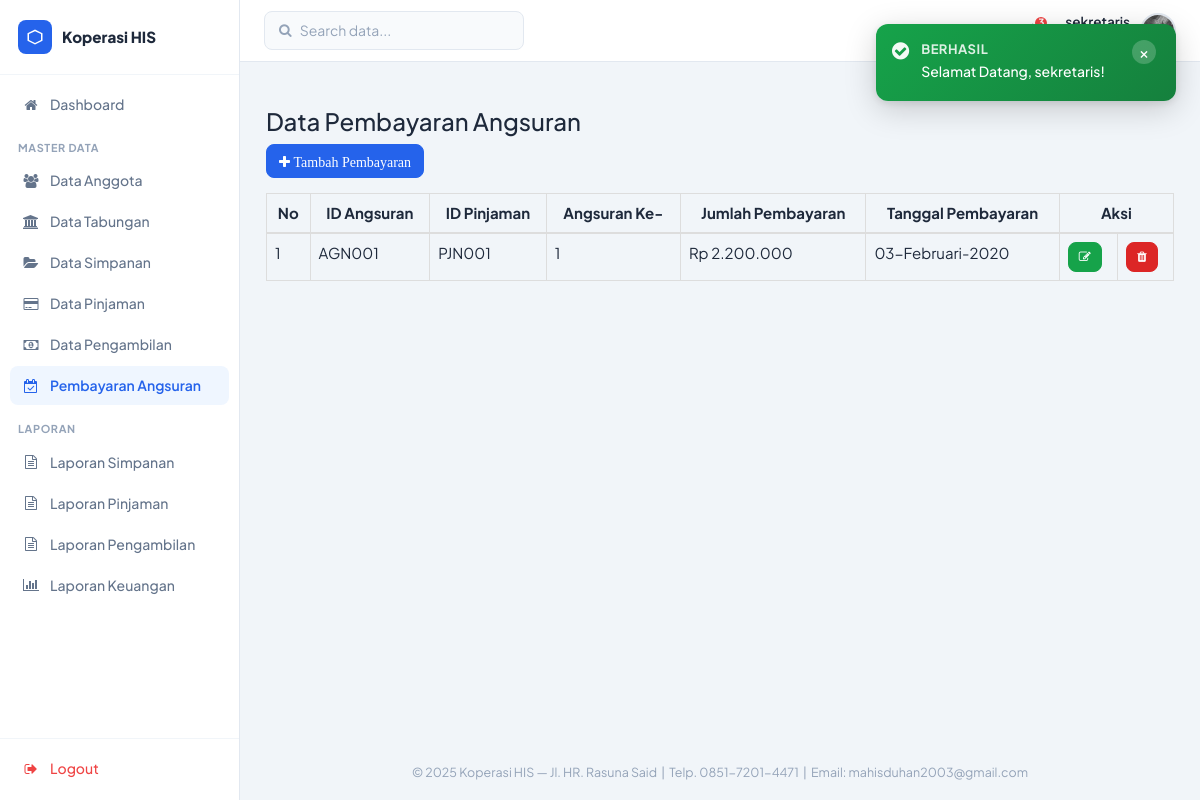
The app's page /sekretaris/datapembayaran.php (signed in), older data.
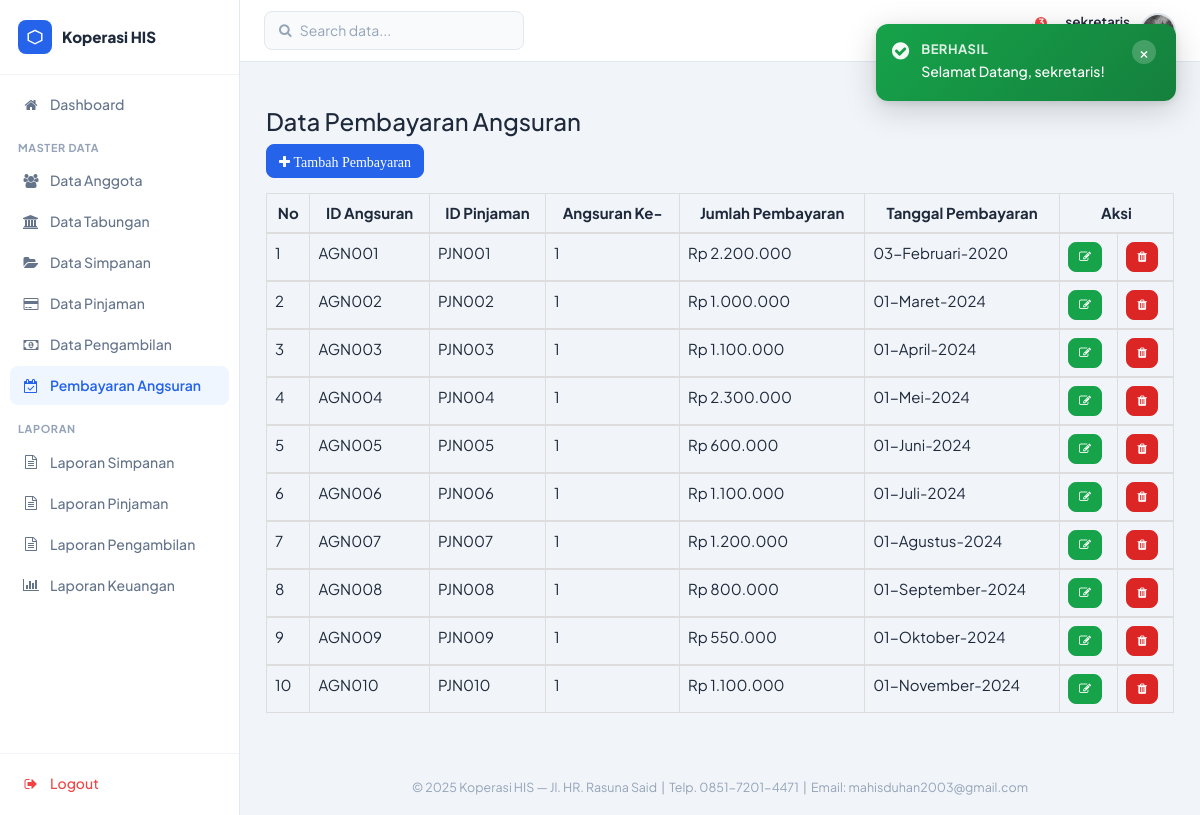
The same page, newer data.
### tables this page shows
CREATE TABLE `tbl_pembayaran` (
  `id_angsuran` varchar(6) NOT NULL,
  `id_pinjaman` varchar(6) NOT NULL,
  `cicilan` int NOT NULL,
  `jml_bayar` int NOT NULL,
  `tgl_bayar` date NOT NULL
);

### sekretaris/datapembayaran.php (the view)
<?php
	include ("style/header.php");
	include ("style/sidebar.php");
	function tgl_indo($tanggal){
		$bulan = array(
			1 => 'Januari',
			'Februari',
			'Maret',
			'April',
			'Mei',
			'Juni',
			'Juli',
			'Agustus',
			'September',
			'Oktober',
			'November',
			'Desember',);
		$pecahkan = explode('-', $tanggal);
		return $pecahkan[2] . '-' . $bulan[(int)$pecahkan[1]] . '-' . $pecahkan[0];
	}
?>
	<div class="box box-primary">
		<div class="box-header with-border">
			<h3 class="box-title">Data Pembayaran Angsuran</h3>
		</div>
		<div class="box-body">
			<div class="form-group">
				<a href="tambahpembayaran.php"><i class="btn btn-primary btn-md"><span class="fa fa-plus fa-md"> Tambah Pembayaran</span></i></a>
			</div>
			<div class="table-responsive">
				<table class="table table-bordered">
					<thead>
						<tr>
							<th style="text-align: center;">No</th>
							<th style="text-align: center;">ID Angsuran</th>
							<th style="text-align: center;">ID Pinjaman</th>
							<th style="text-align: center;">Angsuran Ke-</th>
							<th style="text-align: center;">Jumlah Pembayaran</th>
							<th style="text-align: center;">Tanggal Pembayaran</th>
							<th style="text-align: center;" colspan="2">Aksi</th>
						</tr>
					</thead>
					<?php
					$no = 1;
					include ("../config/koneksi.php");
					$sql = mysqli_query($konek, "SELECT * FROM tbl_pembayaran");
					while ($data = mysqli_fetch_array($sql)){
					?>
					<tbody>
						<tr>
							<td><?php echo $no++; ?></td>
							<td><?php echo $data['id_angsuran']; ?></td>
							<td><?php echo $data['id_pinjaman']; ?></td>
							<td><?php echo $data['cicilan']; ?></td>
							<td><?php echo "Rp ".number_format($data['jml_bayar'],0,',','.');?></td>
							<td><?php echo tgl_indo($data['tgl_bayar']); ?></td>
							<td><a href="editpembayaran.php?kd=<?php echo $data['id_angsuran']; ?>"><i class="btn btn-success btn-sm"><span class="fa fa-edit fa-sm"></span></i></a></td>
							<td><a href="hapuspembayaran.php?kd=<?php echo $data['id_angsuran']; ?>"><i class="btn btn-danger btn-sm"><span class="fa fa-trash fa-sm"></span></i></a></td>
						</tr>
					</tbody>
					<?php
					}
					?>
				</table>
			</div>
		</div>
    </div>
<?php
	include ("style/footer.php");
?>

Row changes from the older to the newer data that the page shows:
added tbl_pembayaran: id_angsuran "AGN002", id_pinjaman "PJN002", cicilan "1", jml_bayar "1.000.000", tgl_bayar "01-Maret-2024"
added tbl_pembayaran: id_angsuran "AGN003", id_pinjaman "PJN003", cicilan "1", jml_bayar "1.100.000", tgl_bayar "01-April-2024"
added tbl_pembayaran: id_angsuran "AGN004", id_pinjaman "PJN004", cicilan "1", jml_bayar "2.300.000", tgl_bayar "01-Mei-2024"
added tbl_pembayaran: id_angsuran "AGN005", id_pinjaman "PJN005", cicilan "1", jml_bayar "600.000", tgl_bayar "01-Juni-2024"
added tbl_pembayaran: id_angsuran "AGN006", id_pinjaman "PJN006", cicilan "1", jml_bayar "1.100.000", tgl_bayar "01-Juli-2024"
added tbl_pembayaran: id_angsuran "AGN007", id_pinjaman "PJN007", cicilan "1", jml_bayar "1.200.000", tgl_bayar "01-Agustus-2024"
added tbl_pembayaran: id_angsuran "AGN008", id_pinjaman "PJN008", cicilan "1", jml_bayar "800.000", tgl_bayar "01-September-2024"
added tbl_pembayaran: id_angsuran "AGN009", id_pinjaman "PJN009", cicilan "1", jml_bayar "550.000", tgl_bayar "01-Oktober-2024"
added tbl_pembayaran: id_angsuran "AGN010", id_pinjaman "PJN010", cicilan "1", jml_bayar "1.100.000", tgl_bayar "01-November-2024"
